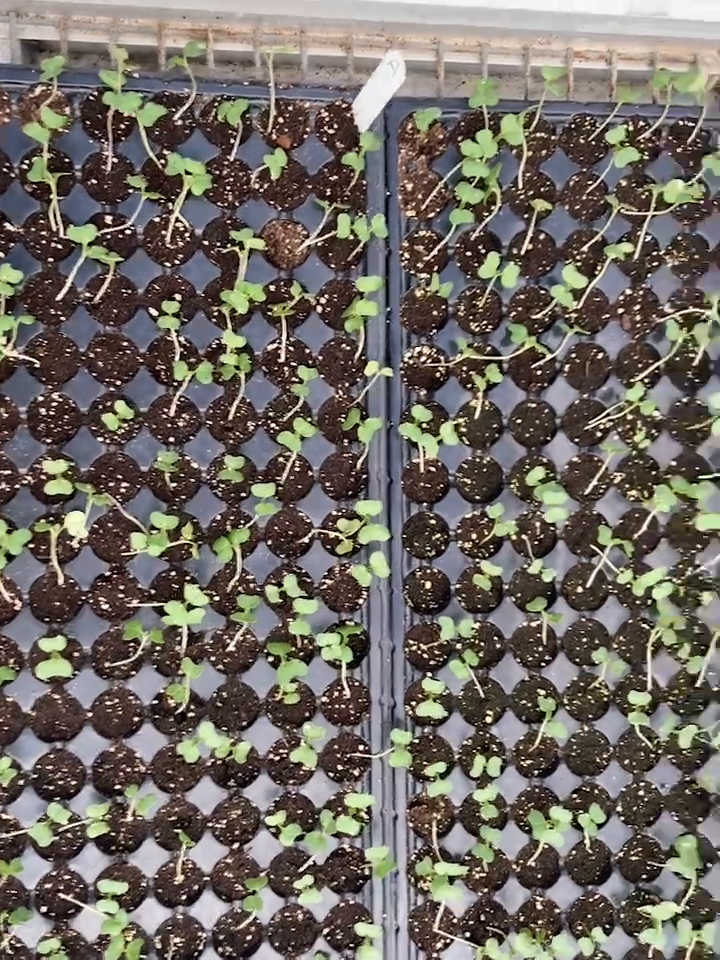
#> input picture frame 18 of sample.mp4, 720 x 960 px
$ python main.py
#> lines starting #> are read from the running program, lines starting #| are printed output that depends on the picture; after the words box and inside, x2 and y2 are one past the last pixel; in counts of white or black regions, pixels touching at a corner belong together
# Author: Michael
# Date: October 5, 2023,
# Description: This script perform object detection or hole detection inside the seed tray.


import cv2
import numpy as np
import threading
import queue

circle_count = 0


# Function to process frames
def process_frame(frame, result_queue):
    global circle_count
    hsv = cv2.cvtColor(frame, cv2.COLOR_BGR2HSV)

    # ----------------brown--------------------
    # Hmin = 0, h_max=179, s_min=33, smax=255, v_min=0, v_max=255, erode=40
    # lower brown
    h_min = 0
    s_min = 15
    v_min = 0

    # upper brown
    h_max = 60
    s_max = 255
    v_max = 255

    lower_brown = np.array([h_min, s_min, v_min])
    upper_brown = np.array([h_max, s_max, v_max])

    # Create a mask from lower and upper bound of brown
    mask_brown = cv2.inRange(hsv, lower_brown, upper_brown)
    blurred = cv2.GaussianBlur(mask_brown, (3, 3), 2)
    _, thresh = cv2.threshold(blurred, 150, 255, cv2.THRESH_BINARY)

    # Apply the erosion operation to the image based on the trackbar value 23, 23
    erosion_min = 25
    erosion_max = 25
    kernel = np.ones((erosion_min, erosion_max), np.uint8)
    eroded_thresh = cv2.erode(thresh, kernel)

    # Apply a dilation to the image 20, 20
    dilation_kernel = np.ones((20, 20), np.uint8)
    dilated_thresh = cv2.dilate(eroded_thresh, dilation_kernel, iterations=1)

    # Apply canny edge detection to the dilate image
    dilated_edges = cv2.Canny(dilated_thresh, 100, 255)

    # Find contours in the edge-detected image
    contours, _ = cv2.findContours(dilated_edges.copy(), cv2.RETR_EXTERNAL, cv2.CHAIN_APPROX_SIMPLE)

    # Set the rectangle width and height
    rectangle_width = 35  # Adjust as needed
    rectangle_height = 35  # Adjust as needed

    # set the diameter of the circle
    circle_diameter = 10  # adjust as needed

    # Loop over the contours and draw bounding boxes
    for contour in contours:
        if cv2.contourArea(contour) > 100:  # Adjust this threshold as needed
            (x, y, w, h) = cv2.boundingRect(contour)
            # cv2.rectangle(image, (x, y), (x + w, y + h), (0, 255, 0), 2)

            # Calculate the center coordinates
            centerX = x + w // 2
            centerY = y + h // 2

            # Calculate the new rectangle coordinates
            new_x = centerX - rectangle_width // 2
            new_y = centerY - rectangle_height // 2

            # Draw a circle at the center
            cv2.circle(frame, (centerX, centerY), circle_diameter, (255, 255, 0), 1)

            # Draw a bounding box with the adjusted size
            cv2.rectangle(frame, (new_x, new_y), (new_x + rectangle_width, new_y + rectangle_height), (255, 255, 0), 1)

            # # Calculate the radius for the circle
            # radius = max(w, h) // 2 + circle_diameter // 2

            # Calculate the radius for the circle
            radius = max(rectangle_width, rectangle_height) // 2 + circle_diameter // 2

            # Add a label to the top-left corner of the bounding box
            label = f'Circle'  # {circle_count}'
            cv2.putText(frame, label, (new_x, new_y - 10), cv2.FONT_HERSHEY_SIMPLEX, 0.3, (0, 0, 255), 1)

            # Color
            # Red: (255, 0, 0)
            # Orange: (255, 165, 0)
            # Yellow: (255, 255, 0)
            # Green: (0, 128, 0)
            # Blue: (0, 0, 255)
            # Indigo: (75, 0, 130)
            # Violet: (148, 0, 211)

            # Draw a circle around the bounding box
            cv2.circle(frame, (centerX, centerY), radius, (0, 255, 0), 2)

    # Increment the bounding box count
    circle_count += 1

    result_queue.put((frame, thresh, dilated_edges, dilated_thresh, eroded_thresh))


# Open the video file
video_capture = cv2.VideoCapture('sample.mp4')

# Create a queue to store processing results
result_queue = queue.Queue()

# Set the desired frame rate (frames per second)
desired_fps = 30  # Adjust this value as needed

while True:
    ret, frame = video_capture.read()
#> frame is the input picture: shape (960, 720, 3); mean B, G, R 100.2, 107.1, 112.7

    if not ret:
        break

    # Create a thread to process the frame
    frame_thread = threading.Thread(target=process_frame, args=(frame, result_queue))
    frame_thread.start()

    # Extract the results from the queue
    frame, thresh, dilated_edges, dilated_thresh, eroded_thresh = result_queue.get()
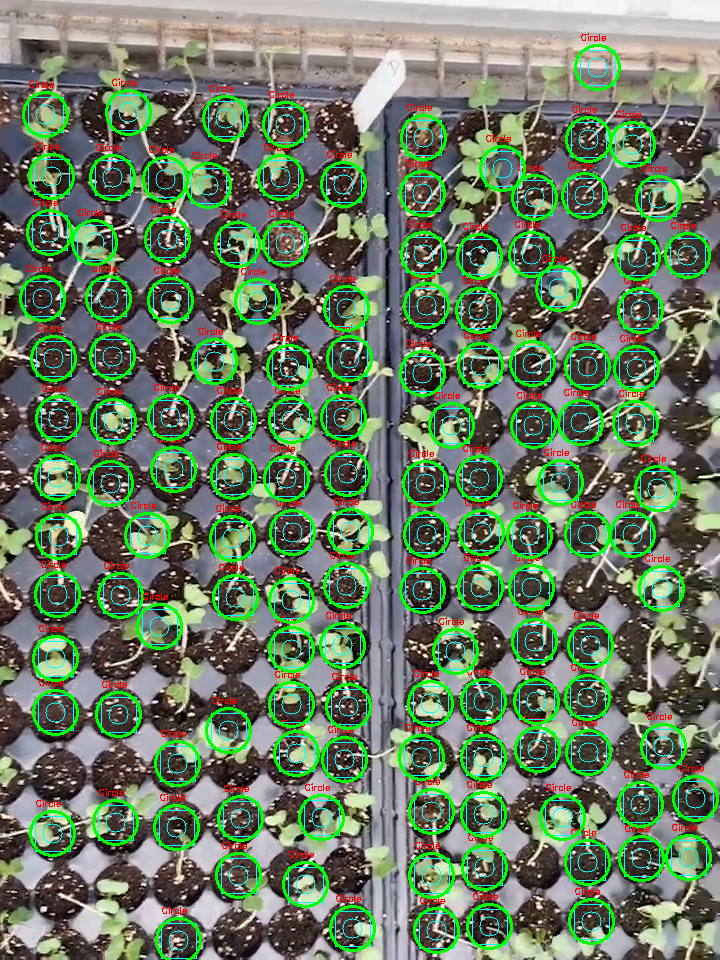
#> frame: shape (960, 720, 3); 12.39% of pixels changed, all inside (x1, y1, x2, y2) = (19, 33, 719, 960)

    # Display the images
    cv2.imshow("circle_detection", frame)
    cv2.imshow("Threshold", thresh)
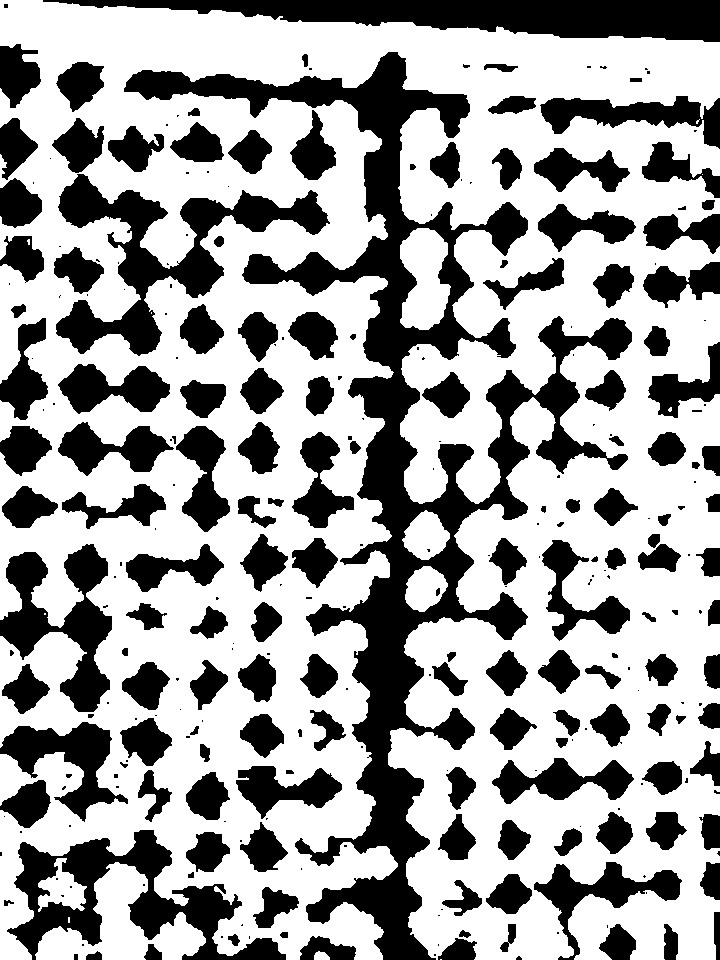
#> window 'Threshold': shape (960, 720); 63% white; 289 black regions (132 under 20 px), largest, box (x1, y1, x2, y2) and area: (124, 52, 632, 960) 69009, (43, 0, 720, 42) 15758, (56, 174, 330, 356) 13893
    cv2.imshow("Dilation Image", dilated_edges)
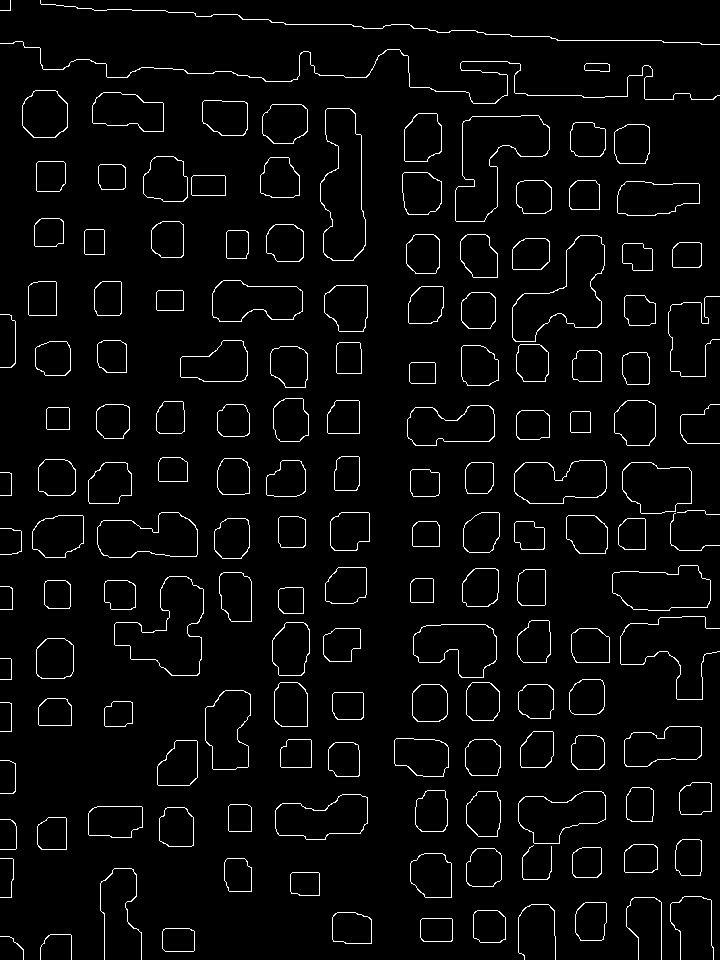
#> window 'Dilation Image': shape (960, 720); 3.4% white in thin lines or dots
    cv2.imshow("Edges Image", dilated_thresh)
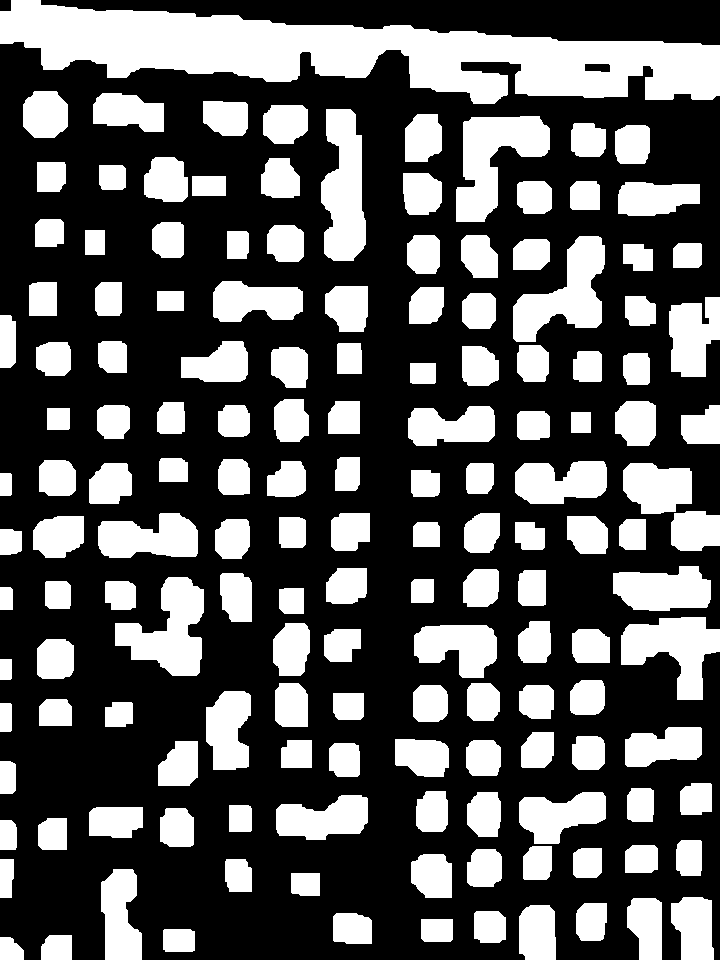
#> window 'Edges Image': shape (960, 720); 34.9% white; 153 white regions, largest, box (x1, y1, x2, y2) and area: (0, 0, 720, 104) 38018, (456, 116, 550, 222) 5370, (321, 109, 366, 261) 5061
    cv2.imshow("Eroded Image", eroded_thresh)
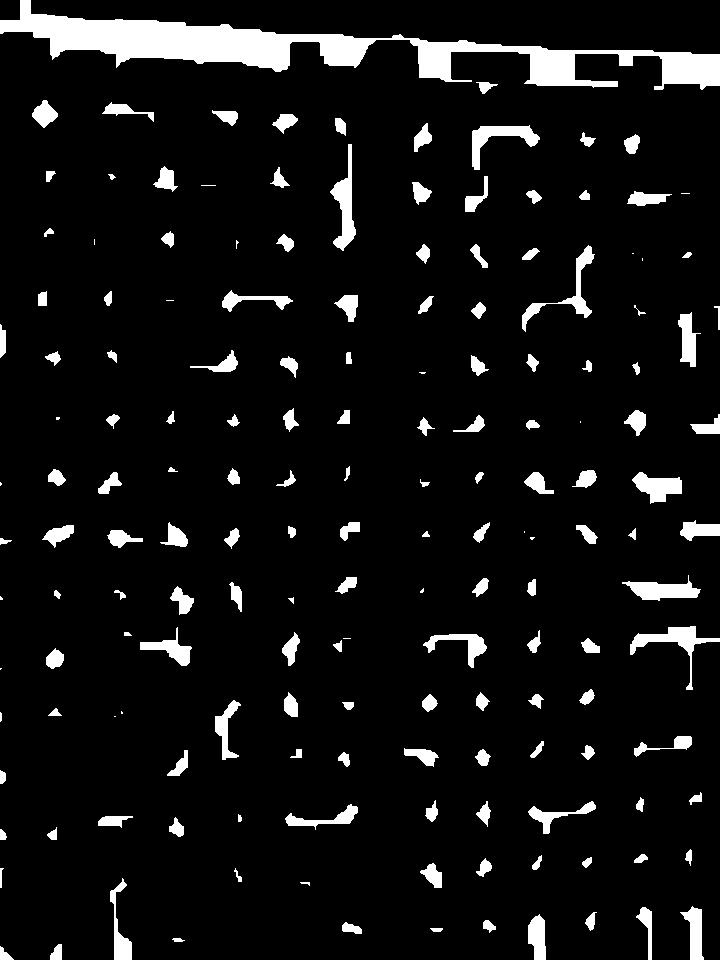
#> window 'Eroded Image': shape (960, 720); 7.4% white; 167 white regions (20 under 20 px), largest, box (x1, y1, x2, y2) and area: (0, 0, 720, 90) 17835, (630, 626, 720, 690) 1154, (330, 144, 356, 251) 1131

    # Print the total number of circle detected
    print(f'Total circle count detected: {circle_count}')

    # delay
    delay = int(1000 / desired_fps)

    print(f"{desired_fps} fps")

    # Break the loop if the user presses 'q' or if the video ends
    if cv2.waitKey(delay) & 0xFF == ord('q'):
#> (key q is pressed here)
        break

video_capture.release()
cv2.destroyAllWindows()

$ run again, starting later in the video
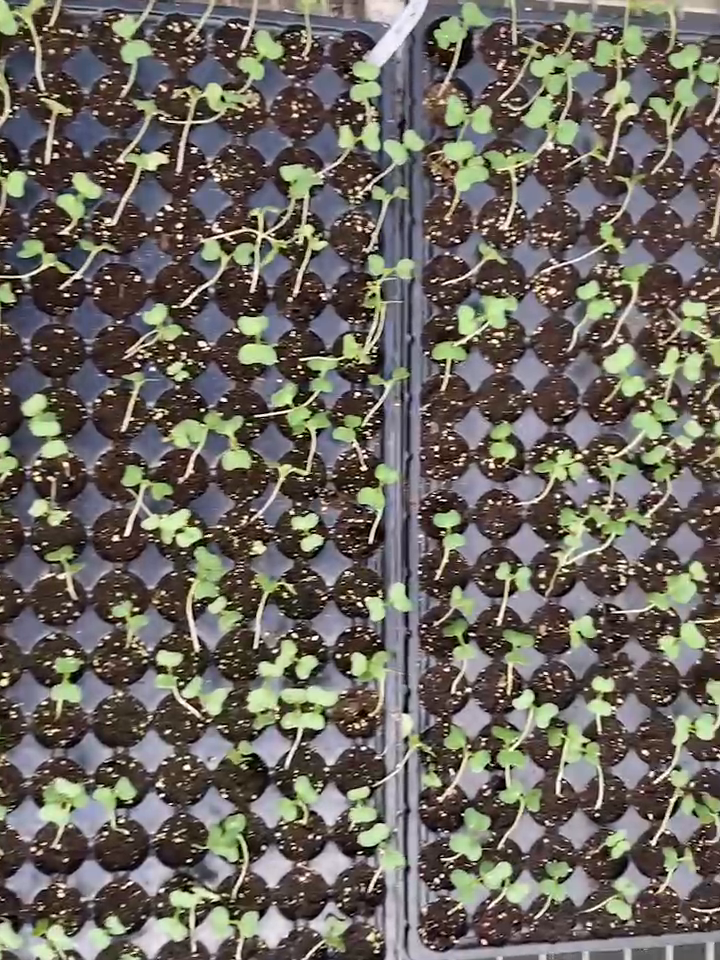
#> input picture frame 81 of sample.mp4, 720 x 960 px
#> frame is the input picture: shape (960, 720, 3); mean B, G, R 94.5, 102.2, 107.2
#> frame: shape (960, 720, 3); 10.36% of pixels changed, all inside (x1, y1, x2, y2) = (30, 3, 703, 941)
#> `cv2.imshow("Threshold", thresh)`:
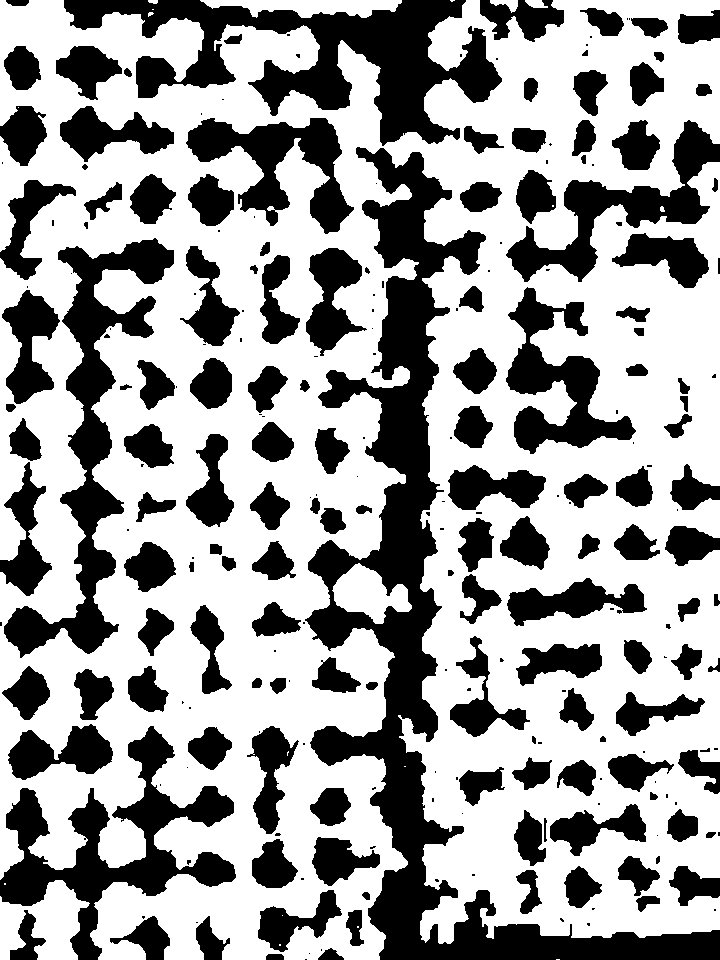
#> window 'Threshold': shape (960, 720); 62.3% white; 249 black regions (105 under 20 px), largest, box (x1, y1, x2, y2) and area: (305, 147, 720, 960) 52991, (64, 0, 502, 146) 24040, (4, 238, 174, 658) 16240
#> `cv2.imshow("Eroded Image", eroded_thresh)`:
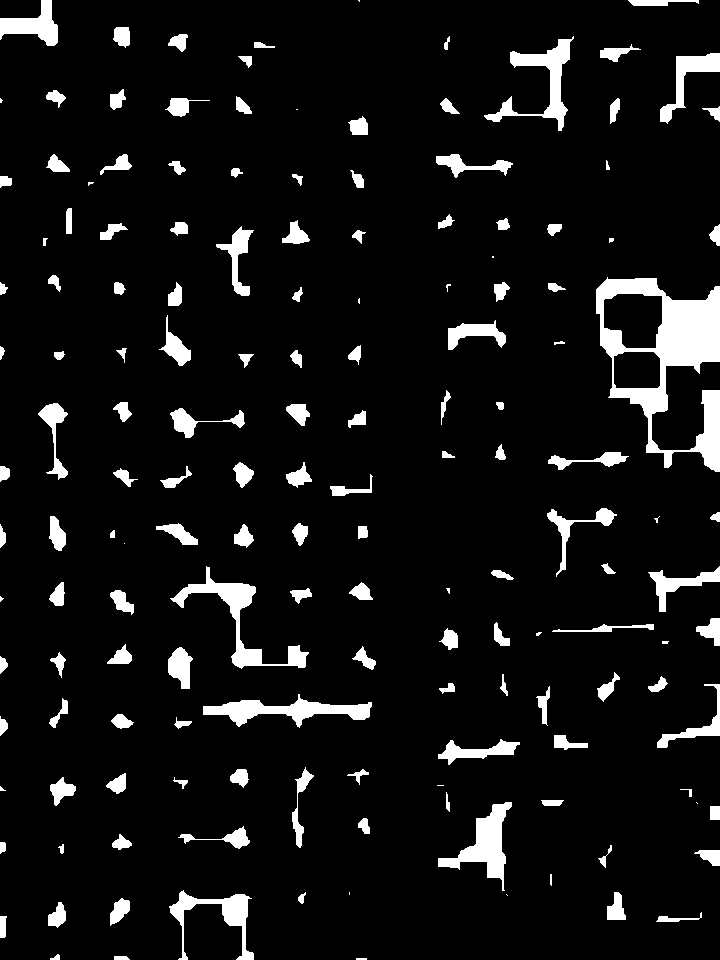
#> window 'Eroded Image': shape (960, 720); 7.5% white; 158 white regions (18 under 20 px), largest, box (x1, y1, x2, y2) and area: (596, 277, 720, 472) 9208, (170, 566, 309, 669) 2463, (203, 694, 372, 728) 2250

$ run again, starting later in the video
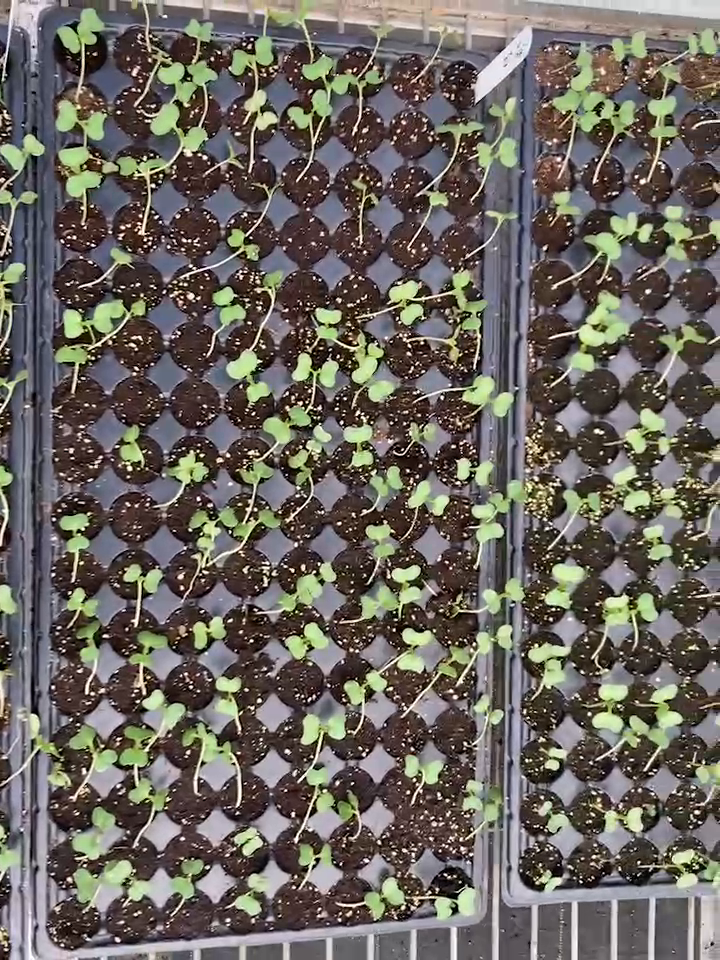
#> input picture frame 144 of sample.mp4, 720 x 960 px
#> frame is the input picture: shape (960, 720, 3); mean B, G, R 94.7, 101.7, 106.8
#> frame: shape (960, 720, 3); 10.39% of pixels changed, all inside (x1, y1, x2, y2) = (52, 9, 718, 948)
#> `cv2.imshow("Threshold", thresh)`:
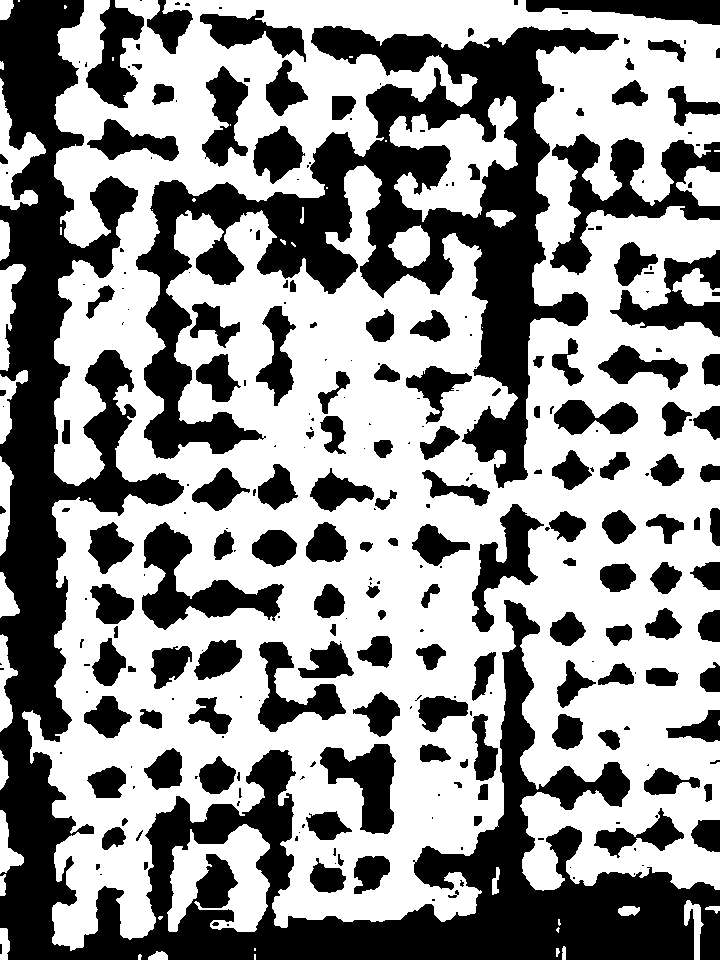
#> window 'Threshold': shape (960, 720); 57.7% white; 282 black regions (128 under 20 px), largest, box (x1, y1, x2, y2) and area: (0, 0, 720, 960) 116963, (136, 26, 619, 488) 62713, (550, 134, 720, 275) 8179
#> `cv2.imshow("Eroded Image", eroded_thresh)`:
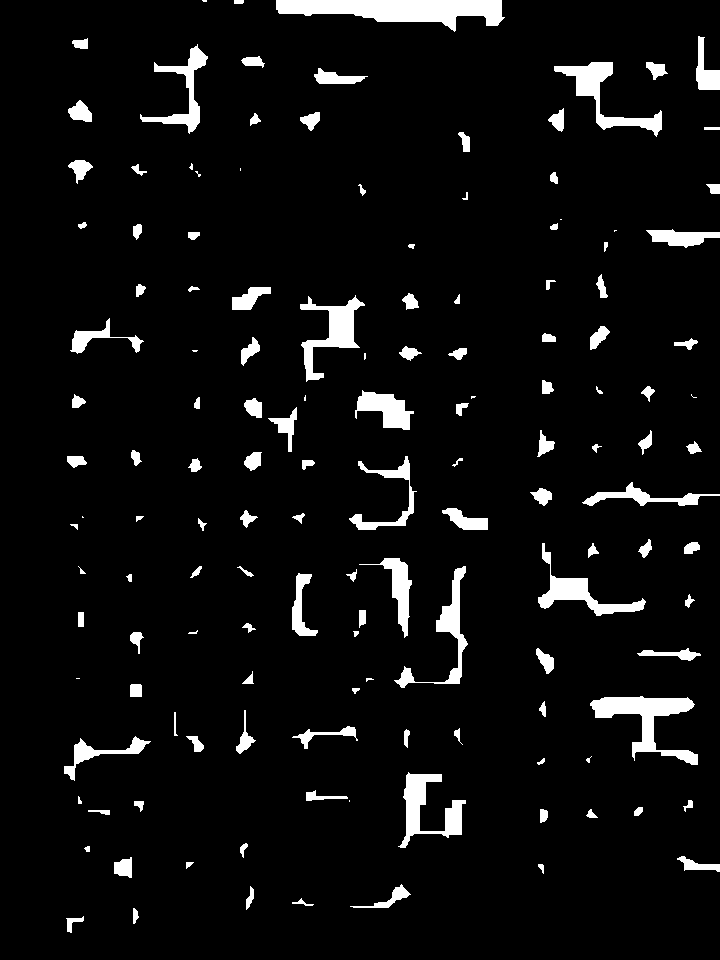
#> window 'Eroded Image': shape (960, 720); 5.7% white; 141 white regions (16 under 20 px), largest, box (x1, y1, x2, y2) and area: (276, 0, 505, 32) 4210, (590, 696, 698, 765) 2635, (554, 62, 662, 137) 1976
